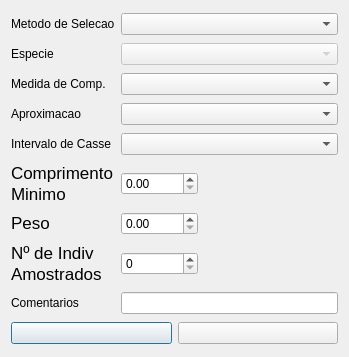
<?xml version="1.0" encoding="UTF-8"?>
<ui version="4.0">
 <class>frmAmostCompSexo</class>
 <widget class="QDialog" name="frmAmostCompSexo">
  <property name="geometry">
   <rect>
    <x>0</x>
    <y>0</y>
    <width>349</width>
    <height>357</height>
   </rect>
  </property>
  <property name="windowTitle">
   <string>Amostra Comp. Sexo</string>
  </property>
  <layout class="QGridLayout" name="gridLayout_2">
   <item row="4" column="0">
    <widget class="QLabel" name="label_6">
     <property name="text">
      <string>Aproximacao</string>
     </property>
    </widget>
   </item>
   <item row="4" column="1" colspan="2">
    <widget class="QComboBox" name="CBAproximacao"/>
   </item>
   <item row="12" column="0">
    <widget class="QLabel" name="label_10">
     <property name="text">
      <string>&lt;!DOCTYPE HTML PUBLIC &quot;-//W3C//DTD HTML 4.0//EN&quot; &quot;http://www.w3.org/TR/REC-html40/strict.dtd&quot;&gt;
&lt;html&gt;&lt;head&gt;&lt;meta name=&quot;qrichtext&quot; content=&quot;1&quot; /&gt;&lt;style type=&quot;text/css&quot;&gt;
p, li { white-space: pre-wrap; }
&lt;/style&gt;&lt;/head&gt;&lt;body style=&quot; font-family:'.SF NS Text'; font-size:13pt; font-weight:400; font-style:normal;&quot;&gt;
&lt;p style=&quot; margin-top:0px; margin-bottom:0px; margin-left:0px; margin-right:0px; -qt-block-indent:0; text-indent:0px;&quot;&gt;Nº de Indiv&lt;/p&gt;
&lt;p style=&quot; margin-top:1px; margin-bottom:1px; margin-left:0px; margin-right:0px; -qt-block-indent:0; text-indent:0px;&quot;&gt;Amostrados&lt;/p&gt;&lt;/body&gt;&lt;/html&gt;</string>
     </property>
    </widget>
   </item>
   <item row="1" column="1" colspan="2">
    <widget class="QComboBox" name="CBMetodoSelec"/>
   </item>
   <item row="3" column="1" colspan="2">
    <widget class="QComboBox" name="CBMedidaComp"/>
   </item>
   <item row="5" column="0">
    <widget class="QLabel" name="label_7">
     <property name="text">
      <string>Intervalo de Casse</string>
     </property>
    </widget>
   </item>
   <item row="1" column="0">
    <widget class="QLabel" name="label_3">
     <property name="text">
      <string>Metodo de Selecao</string>
     </property>
    </widget>
   </item>
   <item row="8" column="2">
    <spacer name="horizontalSpacer">
     <property name="orientation">
      <enum>Qt::Horizontal</enum>
     </property>
     <property name="sizeHint" stdset="0">
      <size>
       <width>40</width>
       <height>20</height>
      </size>
     </property>
    </spacer>
   </item>
   <item row="8" column="1">
    <widget class="QDoubleSpinBox" name="DSBPeso">
     <property name="maximum">
      <double>10000.989999999999782</double>
     </property>
    </widget>
   </item>
   <item row="2" column="1" colspan="2">
    <widget class="QComboBox" name="CBEspecies">
     <property name="enabled">
      <bool>false</bool>
     </property>
    </widget>
   </item>
   <item row="2" column="0">
    <widget class="QLabel" name="label_8">
     <property name="text">
      <string>Especie</string>
     </property>
    </widget>
   </item>
   <item row="13" column="1" colspan="2">
    <widget class="QLineEdit" name="LEComentarios"/>
   </item>
   <item row="5" column="1" colspan="2">
    <widget class="QComboBox" name="CBIntervaloClass"/>
   </item>
   <item row="8" column="0">
    <widget class="QLabel" name="label_23">
     <property name="font">
      <font>
       <pointsize>12</pointsize>
      </font>
     </property>
     <property name="text">
      <string>&lt;!DOCTYPE HTML PUBLIC &quot;-//W3C//DTD HTML 4.0//EN&quot; &quot;http://www.w3.org/TR/REC-html40/strict.dtd&quot;&gt;
&lt;html&gt;&lt;head&gt;&lt;meta name=&quot;qrichtext&quot; content=&quot;1&quot; /&gt;&lt;style type=&quot;text/css&quot;&gt;
p, li { white-space: pre-wrap; }
&lt;/style&gt;&lt;/head&gt;&lt;body style=&quot; font-family:'.SF NS Text'; font-size:12pt; font-weight:400; font-style:normal;&quot;&gt;
&lt;p style=&quot; margin-top:1px; margin-bottom:1px; margin-left:0px; margin-right:0px; -qt-block-indent:0; text-indent:0px;&quot;&gt;&lt;span style=&quot; font-size:13pt;&quot;&gt;Peso&lt;/span&gt;&lt;/p&gt;&lt;/body&gt;&lt;/html&gt;</string>
     </property>
    </widget>
   </item>
   <item row="12" column="1">
    <widget class="QSpinBox" name="SB_N_indiv_amostrados">
     <property name="maximum">
      <number>10000</number>
     </property>
    </widget>
   </item>
   <item row="7" column="1">
    <widget class="QDoubleSpinBox" name="DBSCompMinimo">
     <property name="maximum">
      <double>10000.989999999999782</double>
     </property>
    </widget>
   </item>
   <item row="7" column="0">
    <widget class="QLabel" name="label_22">
     <property name="font">
      <font>
       <pointsize>12</pointsize>
      </font>
     </property>
     <property name="text">
      <string>&lt;!DOCTYPE HTML PUBLIC &quot;-//W3C//DTD HTML 4.0//EN&quot; &quot;http://www.w3.org/TR/REC-html40/strict.dtd&quot;&gt;
&lt;html&gt;&lt;head&gt;&lt;meta name=&quot;qrichtext&quot; content=&quot;1&quot; /&gt;&lt;style type=&quot;text/css&quot;&gt;
p, li { white-space: pre-wrap; }
&lt;/style&gt;&lt;/head&gt;&lt;body style=&quot; font-family:'.SF NS Text'; font-size:12pt; font-weight:400; font-style:normal;&quot;&gt;
&lt;p style=&quot; margin-top:1px; margin-bottom:1px; margin-left:0px; margin-right:0px; -qt-block-indent:0; text-indent:0px;&quot;&gt;&lt;span style=&quot; font-size:13pt;&quot;&gt;Comprimento&lt;/span&gt;&lt;/p&gt;
&lt;p style=&quot; margin-top:1px; margin-bottom:1px; margin-left:0px; margin-right:0px; -qt-block-indent:0; text-indent:0px;&quot;&gt;&lt;span style=&quot; font-size:13pt;&quot;&gt;Minimo&lt;/span&gt;&lt;/p&gt;&lt;/body&gt;&lt;/html&gt;</string>
     </property>
    </widget>
   </item>
   <item row="3" column="0">
    <widget class="QLabel" name="label_4">
     <property name="text">
      <string>Medida de Comp.</string>
     </property>
    </widget>
   </item>
   <item row="14" column="0" colspan="3">
    <layout class="QGridLayout" name="gridLayout">
     <item row="0" column="0">
      <widget class="QPushButton" name="PBSalvar">
       <property name="text">
        <string/>
       </property>
       <property name="icon">
        <iconset resource="icons.qrc">
         <normaloff>:/newPrefix/Icons/002-save.png</normaloff>:/newPrefix/Icons/002-save.png</iconset>
       </property>
      </widget>
     </item>
     <item row="0" column="1">
      <widget class="QPushButton" name="PBCancelar">
       <property name="text">
        <string/>
       </property>
       <property name="icon">
        <iconset resource="icons.qrc">
         <normaloff>:/newPrefix/Icons/003-error.png</normaloff>:/newPrefix/Icons/003-error.png</iconset>
       </property>
      </widget>
     </item>
    </layout>
   </item>
   <item row="13" column="0">
    <widget class="QLabel" name="label">
     <property name="text">
      <string>Comentarios</string>
     </property>
    </widget>
   </item>
  </layout>
 </widget>
 <resources>
  <include location="icons.qrc"/>
 </resources>
 <connections/>
</ui>
